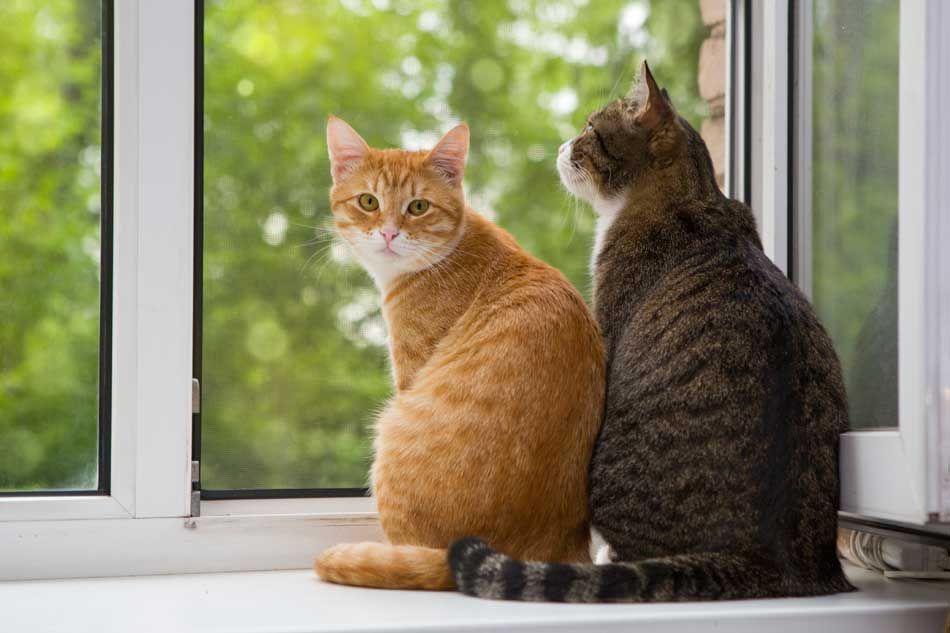
#> input picture ComputerVisionWorkshop/img/gato.jpg, 950 x 633 px
$ jupyter execute --allow-errors basics.ipynb
#> lines starting #> are read from the running program, lines starting #| are printed output that depends on the picture
# Basics

[cell 1]
from PIL import Image

[cell 2]
img = Image.open("../img/gato.jpg")
#> img is the input picture: PIL image 950x633 RGB; mean R, G, B 138.3, 135, 102.7
img.show()

[cell 3]
img.save("../ejemplo/gato.jpg")

[cell 4]
dim = (300,300,700,700)
crop_img = img.crop(dim)
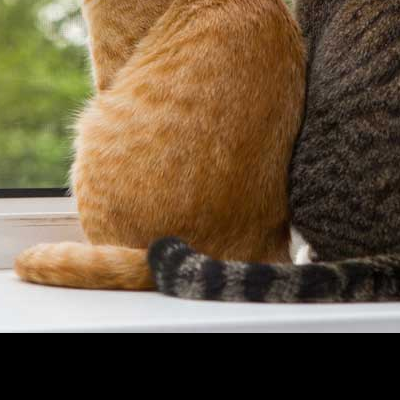
#> crop_img: PIL image 400x400 RGB; mean R, G, B 108.2, 89.5, 65
crop_img.show()

[cell 5]
img.getpixel((100,100))
#> Out = (152, 169, 124)

[cell 6]
img_grayscale = img.convert("L")
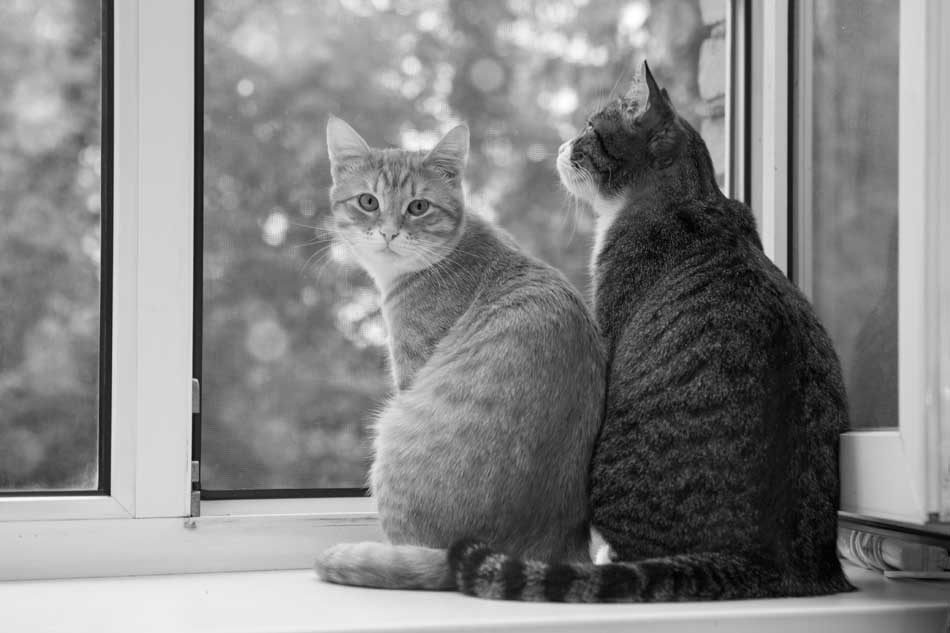
#> img_grayscale: PIL image 950x633 L; min 0, max 255, mean 132.3

[cell 7]
img_grayscale.getpixel((100,100))
#> Out = 159

### Geometrical transformation

[cell 8]
# Para resize
resize_img = img.resize((200, 200))
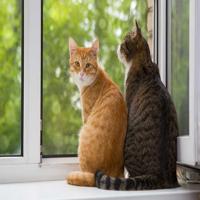
#> resize_img: PIL image 200x200 RGB; mean R, G, B 138.3, 135, 102.7
resize_img.show()

[cell 9]
# Para rotr
rotate_img = img.rotate(90)
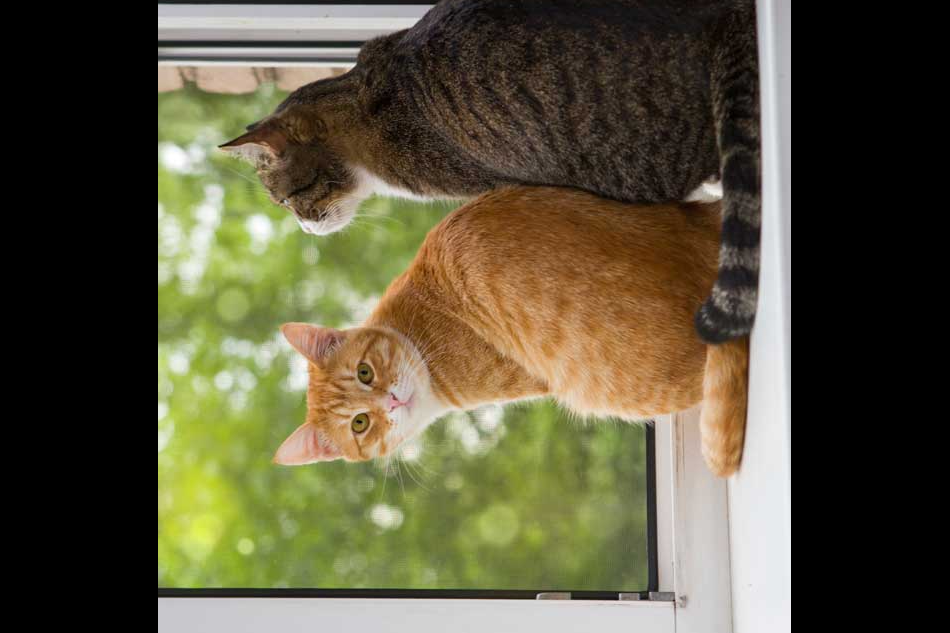
#> rotate_img: PIL image 950x633 RGB; mean R, G, B 90.2, 85, 61.2
rotate_img.show()

[cell 10]
#para mejorar la imagen
from PIL import ImageEnhance

[cell 11]
# le da mas brillo
enhancer = ImageEnhance.Brightness(img)
enhancer.enhance(0.5).show() #si el valor es mayor hay mas brillo, si es menor es menos brillo, si es 1  es lo mismo
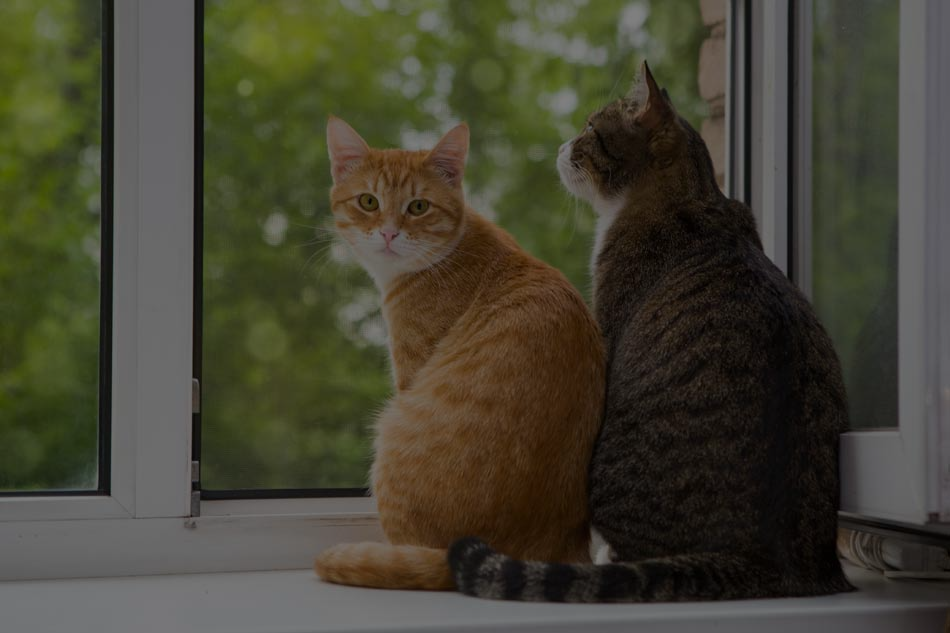
#> shown: PIL image 950x633 RGB; mean R, G, B 68.9, 67.2, 51.1

[cell 12]
enhancer = ImageEnhance.Contrast(img)
enhancer.enhance(2).show() #la misma idea que la del brillo
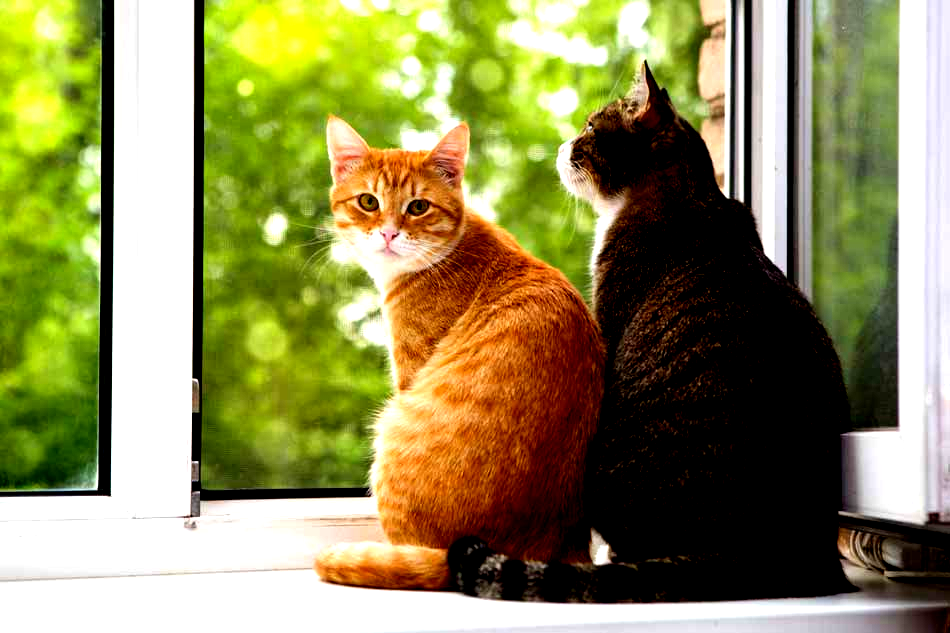
#> shown: PIL image 950x633 RGB; mean R, G, B 144.2, 141.3, 87.6

[cell 13]
img.getpixel((100,100))
#> Out = (152, 169, 124)

[cell 14]
img.putpixel((100,100), (0,0,0,0))
img.getpixel((100,100))
img.show()

[cell 15]
img.getpixel((100,100))
#> Out = (0, 0, 0)

## Scikit-image

[cell 16]
from skimage import io

[cell 17]
img = io.imread("../img/gato.jpg")
io.imshow("../img/gato.jpg")
io.show()

[cell 18]
print(img)
#> (printed output is left out)

[cell 19]
#guardar imagen
io.imsave("gato2.jpg", img)

[cell 20]
from skimage import data

[cell 21]
io.imshow(data.camera())
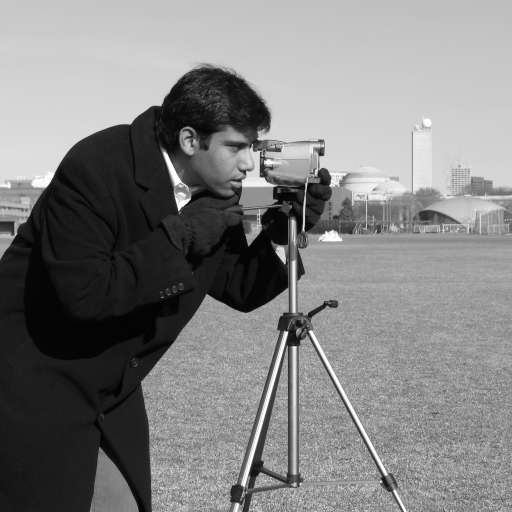
#> input picture skimage.data.camera(), 512 x 512 px
io.show()

[cell 22]
io.imshow(data.text())
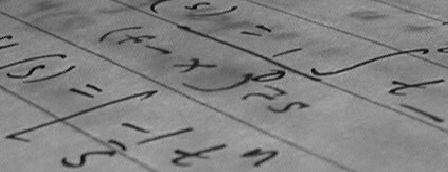
#> input picture skimage.data.text(), 448 x 172 px
io.show()

[cell 23]
# Para cambiar el color
from skimage import io, color
img = io.imread("../img/gato.jpg")
gray = color.rgb2gray(img)
io.imshow(gray)
io.show()

[cell 24]
hsv = color.rgb2hsv(img)
#> hsv: shape (633, 950, 3) float64; mean of channels 0, 1, 2 0.214, 0.334, 0.567
io.imshow(hsv)
io.show()

[cell 25]
img = data.astronaut()
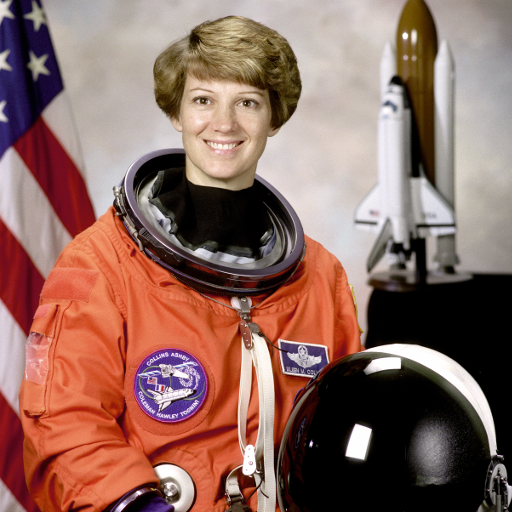
#> input picture skimage.data.astronaut(), 512 x 512 px
#> img is the input picture: shape (512, 512, 3); mean R, G, B 141.6, 105.8, 96.5
img_hsv = color.rgb2hsv(img)
#> img_hsv: shape (512, 512, 3) float64; mean of channels 0, 1, 2 0.217, 0.357, 0.561
io.imshow(img_hsv)
io.show()

[cell 26]
#Modulo para dibujar figuras
import numpy as np
from skimage import io, draw

[cell 27]
img = np.zeros((100,100), dtype=np.uint8)
x, y = draw.circle(50, 50, 10)
img[x, y] = 1
io.imshow(img)
io.show()

[cell 28]
img = np.zeros((100, 100), dtype = np.uint8)
x, y = draw.ellipse(50, 50, 10, 20)
img[x, y] = 1
io.imshow(img)
io.show()
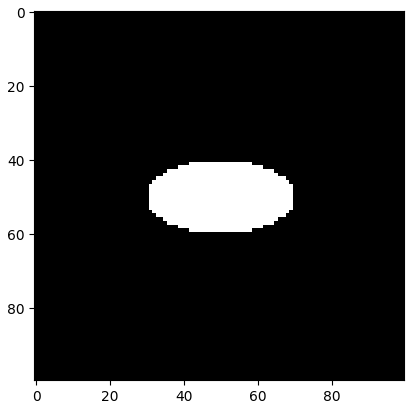
#> figure drawn by matplotlib, 1 panel

$ run again, with ComputerVisionWorkshop/img/mirror.jpg copied over ComputerVisionWorkshop/img/gato.jpg
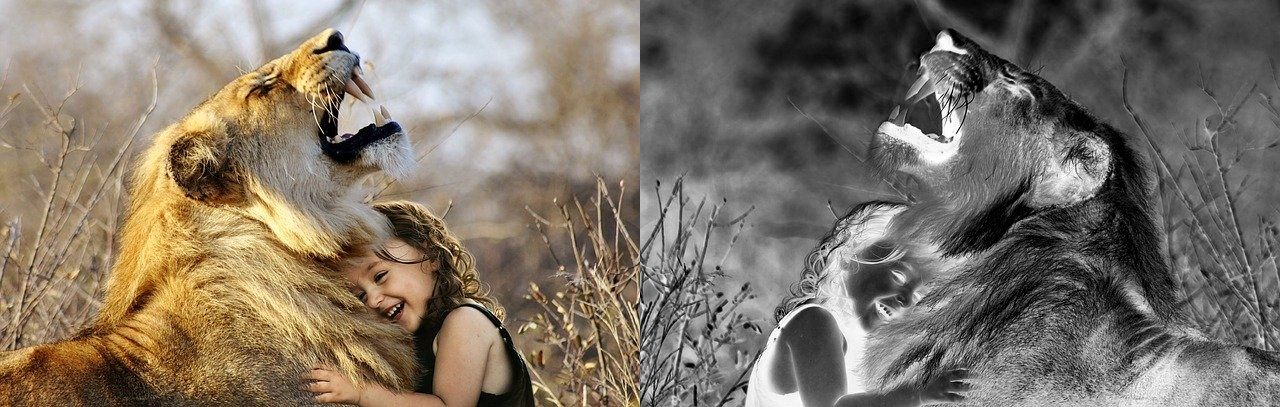
#> input picture ComputerVisionWorkshop/img/mirror.jpg, 1280 x 407 px
#> img is the input picture: PIL image 1280x407 RGB; mean R, G, B 126.8, 117.2, 104.8
#> `img.getpixel((100,100))`: Out = (158, 145, 128)
#> `img_grayscale.getpixel((100,100))`: Out = 147
#> `img.getpixel((100,100))`: Out = (158, 145, 128)
#> `img.getpixel((100,100))`: Out = (0, 0, 0)
#> (printed output is left out)
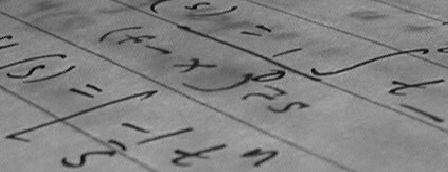
#> input picture skimage.data.text(), 448 x 172 px
#> hsv: shape (407, 1280, 3) float64; mean of channels 0, 1, 2 0.0809, 0.167, 0.5
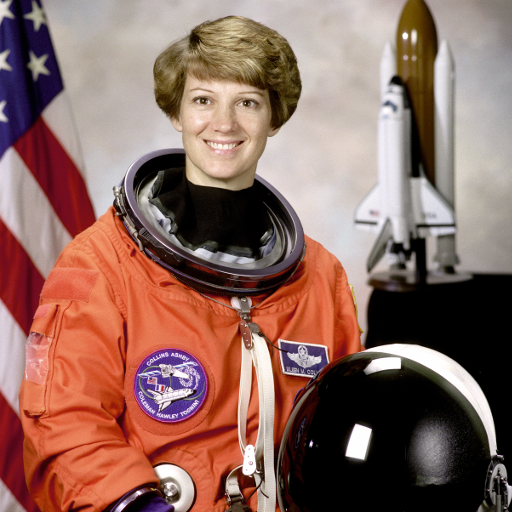
#> input picture skimage.data.astronaut(), 512 x 512 px
#> img is the input picture: shape (512, 512, 3); mean R, G, B 141.6, 105.8, 96.5
#> img_hsv: shape (512, 512, 3) float64; mean of channels 0, 1, 2 0.217, 0.357, 0.561
